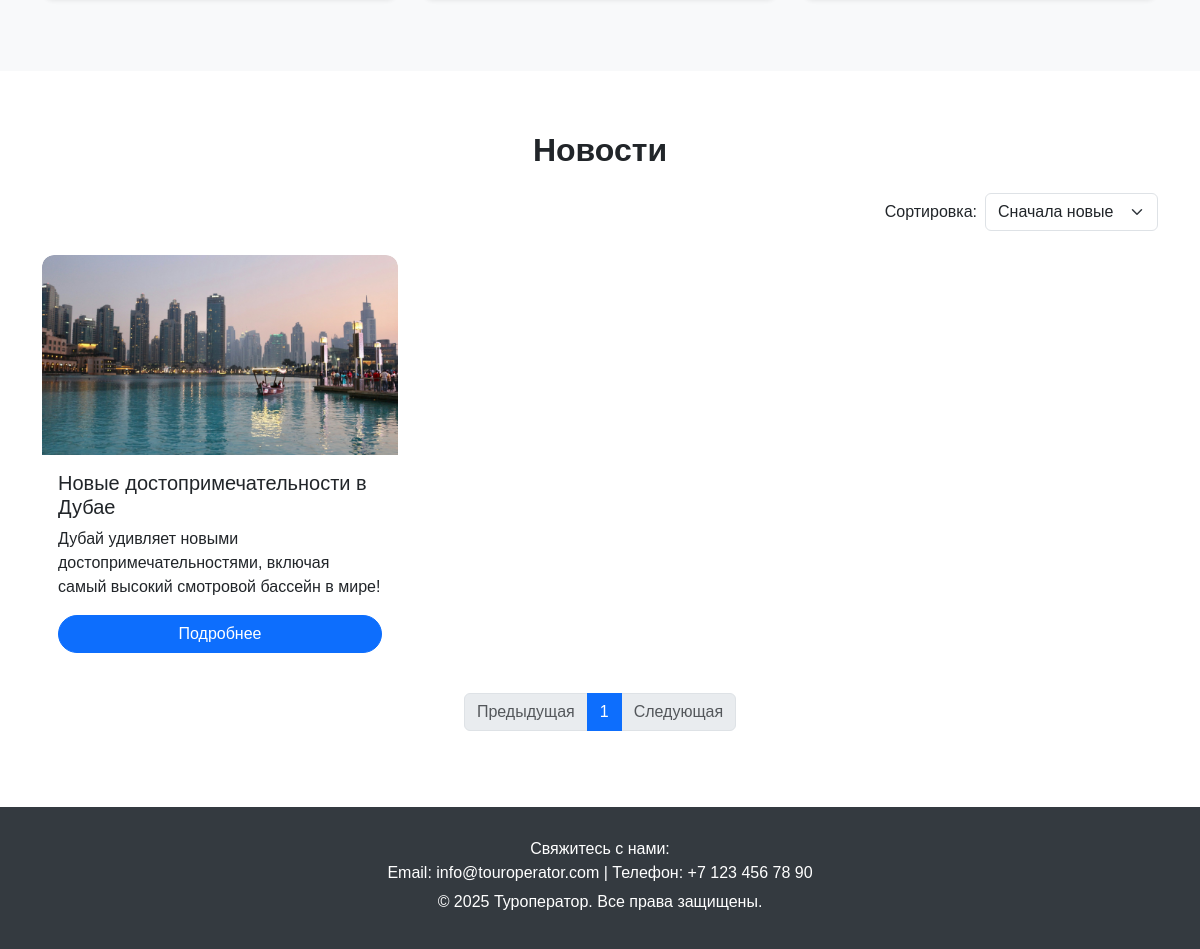
Before: / (lower part) with the older database file.
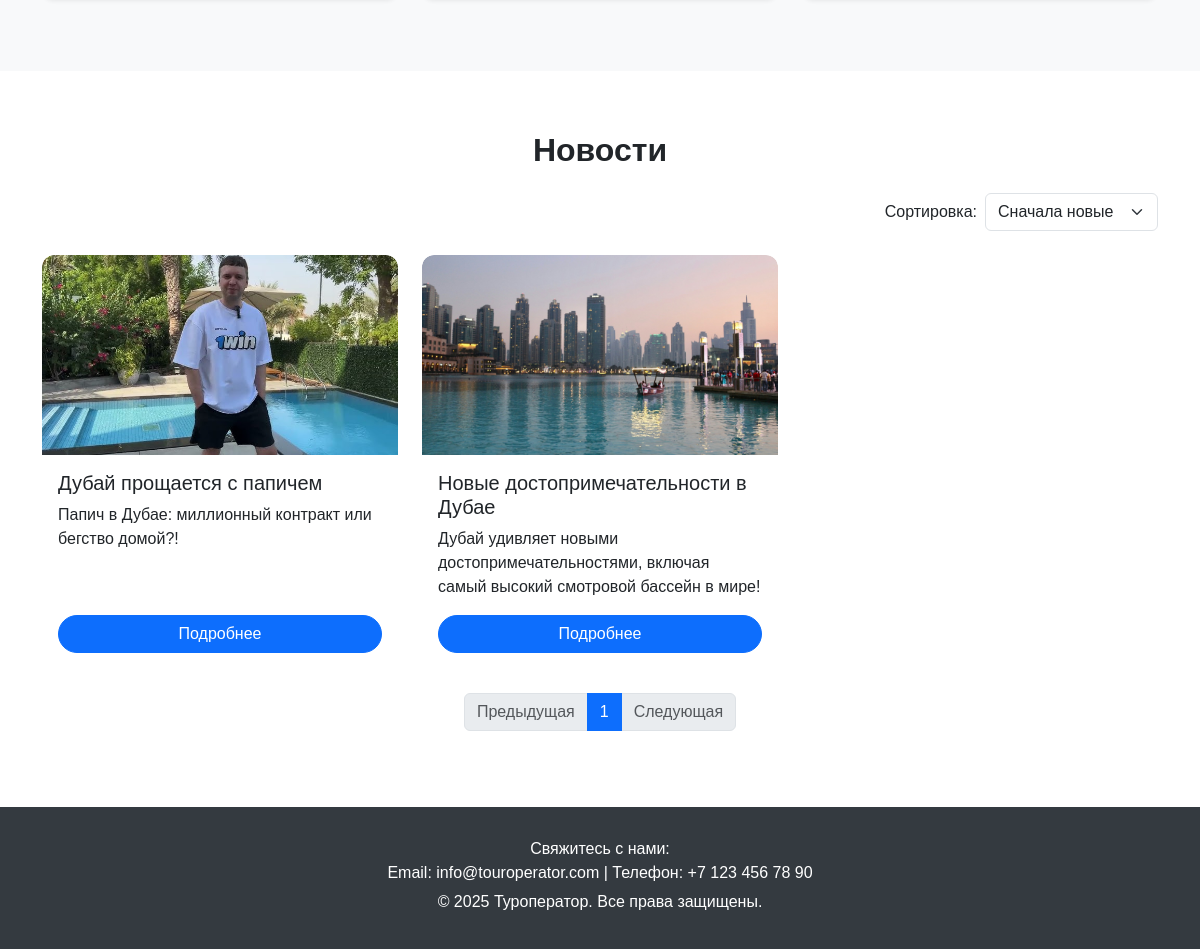
After: the same page with the newer database file.
### tours/models.py (models this page shows, shortened)
class News(models.Model):
    title = models.CharField(max_length=200)
    description = models.TextField()
    content = models.TextField()
    created_at = models.DateTimeField(auto_now_add=True)
    image = models.ImageField(upload_to='news_images/', blank=True, null=True)
    interesting_fact = models.TextField(blank=True, null=True)
    important_fact = models.TextField(blank=True, null=True)
    source = models.CharField(max_length=255, blank=True, null=True)

### tours/views.py (the view)
# urls.py: 2. Add a URL to urlpatterns:  path('', views.home, name='home')
def home(request):
    sort_by = request.GET.get("sort_by", "newest")
    if sort_by == "oldest":
        news = News.objects.all().order_by("created_at")
    else:
        news = News.objects.all().order_by("-created_at")
    paginator = Paginator(news, 3)
    page_number = request.GET.get("page")
    page_obj = paginator.get_page(page_number)
    return render(request, "home.html", {"page_obj": page_obj})

### tours/templates/home.html (shortened to what the changed rows need)
{% load static %}
<!DOCTYPE html>
<html lang="ru">
<head>
    <link rel="stylesheet" href="https://cdn.jsdelivr.net/npm/bootstrap@5.3.0/dist/css/bootstrap.min.css">
    <link rel="stylesheet" href="https://cdn.jsdelivr.net/npm/bootstrap-icons/font/bootstrap-icons.css">
    <link rel="stylesheet" href="{% static 'css/animations.css' %}">
</head>
<body>
    <section id="latest-news">
        <div class="container">
            <h2 class="text-center fw-bold mb-4">Новости</h2>
            <div class="row">
                {% for news_item in page_obj %}
                <div class="col-md-4 mb-4">
                    <div class="card news-card h-100">
                        {% if news_item.image %}
                        <img src="{{ news_item.image.url }}" alt="{{ news_item.title }}" class="card-img-top">
                        {% else %}
                        <img src="{% static 'images/default-news.jpg' %}" alt="Нет изображения" class="card-img-top">
                        {% endif %}
                        <div class="card-body d-flex flex-column">
                            <h5 class="card-title">{{ news_item.title }}</h5>
                            <p class="card-text">{{ news_item.description|truncatewords:15 }}</p>
                            <a href="{% url 'news_detail' news_item.id %}" class="btn btn-primary mt-auto">Подробнее</a>
                        </div>
                    </div>
                </div>
                {% empty %}
                <p class="text-center">Новостей пока нет.</p>
                {% endfor %}
            </div>
            <nav>
                <ul class="pagination justify-content-center">
                    {% for num in page_obj.paginator.page_range %}
                        {% if page_obj.number == num %}
                            <li class="page-item active">
                                <span class="page-link">{{ num }}</span>
                            </li>
                        {% elif num > page_obj.number|add:'-3' and num < page_obj.number|add:'3' %}
                            <li class="page-item">
                                <a class="page-link" href="?page={{ num }}&sort_by={{ request.GET.sort_by }}">{{ num }}</a>
                            </li>
                        {% endif %}
                    {% endfor %}
                </ul>
            </nav>
        </div>
    </section>
</body>
</html>

Changed rows visible on the page:
added News: image (picture), title "Дубай прощается с папичем", description "Папич в Дубае: миллионный контракт или бегство домой?!"
